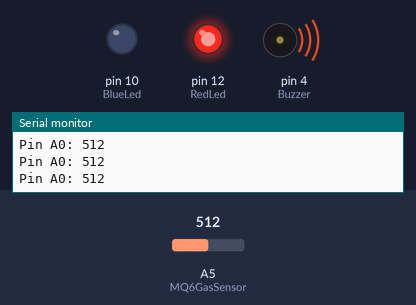
Simulated run of this sketch. Board: Arduino Nano, built with avr-gcc and run on an emulated ATmega328P. Parts: output pins drawn as LEDs (lit = HIGH), buzzer (waves = sounding), the last lines printed to the serial monitor. The inputs (shaded band) are chosen by the test bench; at power-on: A5 (MQ6GasSensor) = 512.

Above: at 1.2 s.
1.3 s: A5 (MQ6GasSensor) set to 307
2.8 s: A5 (MQ6GasSensor) set to 290
At 3.9 s:
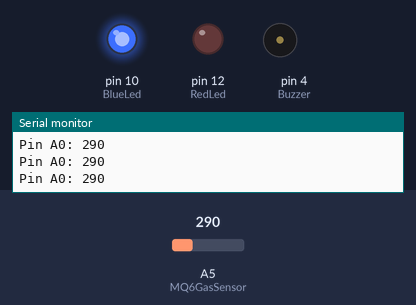
4.3 s: A5 (MQ6GasSensor) set to 306
At 5.3 s:
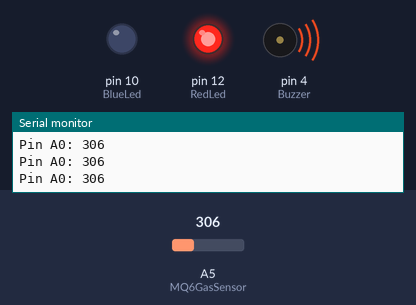
5.8 s: A5 (MQ6GasSensor) set to 122
At 6.6 s:
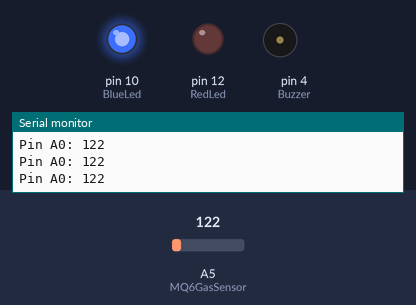
Timing chart, 0 to 8.3 s (numbered marks = the images above; inputs shaded):
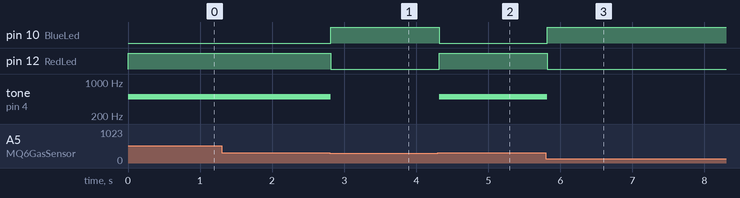

Measured:
- the behaviour switches between 301 and 300 on A5 (MQ6GasSensor) (found by bisection; images 0 and 1)
- after the input at 2.8 s, pin 10 (BlueLed): LOW → HIGH at once; pin 12 (RedLed): HIGH → LOW at once; tone on pin 4 (Buzzer): 500 Hz → silent at once
- after the input at 4.3 s, pin 10 (BlueLed): HIGH → LOW at once; pin 12 (RedLed): LOW → HIGH at once; tone on pin 4 (Buzzer): silent → 500 Hz at once
- after the input at 5.8 s, pin 10 (BlueLed): LOW → HIGH at once; pin 12 (RedLed): HIGH → LOW at once; tone on pin 4 (Buzzer): 500 Hz → silent at once

The sketch:

Gas_Leakage_Detector_Alarm_System_Using_Arduino_Nano.ino
```cpp
  int RedLed = 12;
  int BlueLed = 10;
  int Buzzer = 4;
  int MQ6GasSensor = A5;

  // Your threshold value
  int sensorThres = 300;

  void setup() {
    pinMode(RedLed, OUTPUT);
    pinMode(BlueLed, OUTPUT);
    pinMode(Buzzer, OUTPUT);
    pinMode(MQ6GasSensor, INPUT);
    Serial.begin(9600);
  }
  void loop() {
    int analogSensor = analogRead(MQ6GasSensor);
    Serial.print("Pin A0: ");
    Serial.println(analogSensor);
    // Checks if it has reached the threshold value
    if (analogSensor > sensorThres)
    {
      digitalWrite(RedLed, HIGH);
      digitalWrite(BlueLed, LOW);
      tone(Buzzer, 500, 200);
    }
    else
    {
      digitalWrite(RedLed, LOW);
      digitalWrite(BlueLed, HIGH);
      noTone(Buzzer);
    }
    delay(100);
  }
```
